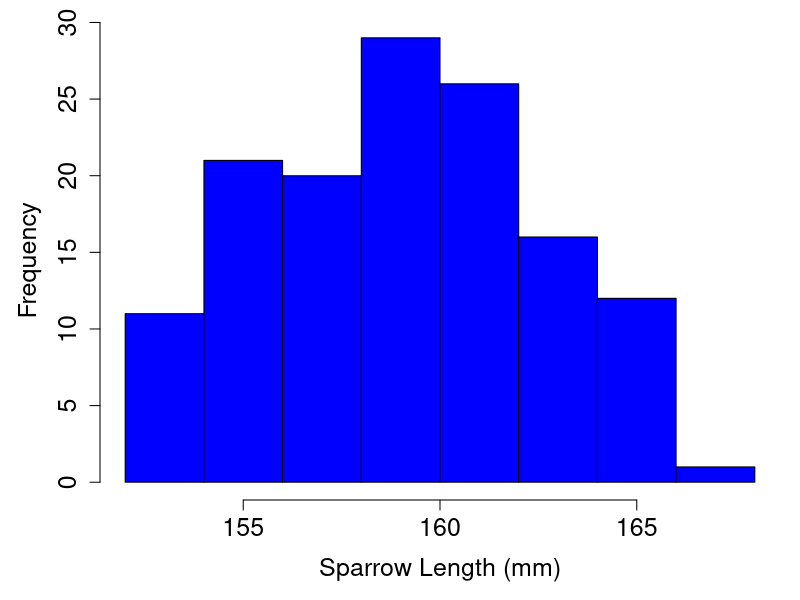

Write the R code that produced this figure. (Note: this script raises an error after producing the figure.)
## ---- chunk 1
initialise_inds <- function(N = 200){
    ID      <- matrix(data = 0, nrow = N, ncol = 30);
    ID[,1]  <- 1:N;
    ID[,2]  <- rbinom(n = N, size = 1, prob = 0.5);
    ID[,3]  <- sample(x = 1:10, size = N, replace = TRUE);
    ID[,4]  <- sample(x = 1:10, size = N, replace = TRUE);
    ID[,5]  <- rep(x = 0, times = N);
    ID[,6]  <- rep(x = -1, times = N);
    ID[,7]  <- rep(x = -1, times = N);
    ID[,8]  <- rep(x = 0, times = N);
    ID[,9]  <- rep(x = -1, times = N);
    ID[,10] <- rep(x = 0, times = N);
    return(ID);
}

initialise_Rmat <- function(ID){
    rows <- dim(ID)[1];
    Rmat <- matrix(data = 0, nrow = rows, ncol = rows);
    diag(Rmat) <- 1;
    Rmat <- cbind(ID[,1], Rmat);
    return(Rmat);
}

Rbuild <- function(Rmat, ID, Rmat_new){
    inds <- dim(ID)[1];
    for(i in 1:inds){
        if(ID[i, 6] %in% Rmat[,1] == FALSE){
            MomP <- -1;
        }else{
            MomP <- which(Rmat[,1] == ID[i, 6]);
        }
        if(ID[i, 7] %in% Rmat[,1] == FALSE){
            DadP <- -1;
        }else{
            DadP <- which(Rmat[,1] == ID[i, 7]);
        }
        # Inbreeding coefficient
        if(MomP < 0 | DadP < 0){
            Rmat_new[i, i+1] <- 1; 
        }else{
            Rmat_new[i, i+1] <- 1 + Rmat[MomP, DadP+1]; 
        }
        # Kinship coefficient
        j <- 1;
        while(j < i){
            if(ID[j, 6] %in% Rmat[,1] == FALSE){
                Om <- -1;
            }else{
                Om <- which(Rmat[,1] == ID[j, 6]);
            }
            if(ID[j, 7] %in% Rmat[,1] == FALSE){
                Od <- -1;
            }else{
                Od <- which(Rmat[,1] == ID[j, 7]);
            }
            
            if(ID[i,5] == 0 & ID[j,5] == 0){
                if(Om < 0 | MomP < 0){
                    w <- 0;
                }else{
                    if(MomP == Om){
                        w <- 0.5 * Rmat[MomP, Om + 1];
                    }else{
                        w <- Rmat[MomP, Om + 1];
                    }
                }
                if(Od < 0 | MomP < 0){
                    y <- 0;
                }else{
                    y <- Rmat[MomP, Od + 1];
                }
                if(Om < 0 | DadP < 0){
                    x <- 0;
                }else{
                    x <- Rmat[DadP, Om + 1];
                }
                if(Od < 0 | DadP < 0){
                    z <- 0;
                }else{
                    if(DadP == Od){
                        z <- 0.5 * Rmat[DadP, Od + 1];
                    }else{
                        z <- Rmat[DadP, Od + 1];
                    }
                }
            }
            rMmuP <- 0.5 * (w + y);
            rDmuP <- 0.5 * (x + z);
            rval  <- 0.5 * (rMmuP + rDmuP);
            
            Rmat_new[i, j+1] <- rval;
            Rmat_new[j, i+1] <- rval;
            j <- j + 1;
        }
    }
    
    for(i in 1:inds){
        for(j in 1:inds){
            if(ID[i, 6] == ID[j, 1]){
                if(ID[j, 6] == -1){
                    Rmat_new[i, j+1] = 0.25;
                    Rmat_new[j, i+1] = 0.25;
                }    
            }
            if(ID[i, 7] == ID[j, 1]){
                if(ID[j, 7] == -1){
                    Rmat_new[i, j+1] = 0.25;
                    Rmat_new[j, i+1] = 0.25;
                }    
            }
        }
    }
    
    return(Rmat_new);
}

mateselect <- function(ID, Rmat_new){
    fem <- ID[ID[,2] == 0 & ID[,5] == 0,];
    mal <- ID[ID[,2] == 1 & ID[,5] == 0,];
    for(i in 1:dim(fem)[1]){
        strat <- sum(fem[i,11:20]);
        vals  <- rep(0, dim(mal)[1]);
        fpos  <- which(Rmat_new[,1] == i); 
        for(j in 1:length(vals)){
            mpos    <- which(Rmat_new[,1] == j);
            kval    <- Rmat_new[i, j+1];
            vals[j] <- kval * strat;
        }
        if(strat < 0){
            weight <- 1 / (1 + (-1 * vals));
            probs  <- weight / sum(weight);
        }else{
            weight <- 1 + vals;
            probs  <- weight / sum(weight);
        }
        mate    <- sample(x = 1:dim(mal)[1], size = 1, pr = probs);
        mateID  <- mal[mate,1];
        matepos <- which(ID[,1] == mateID);
        ownID   <- fem[i, 1];
        ownpos  <- which(ID[,1] == ownID);
        ID[ownpos, 9]  <- mateID;
        ID[matepos, 9] <- ownID;
    }
    return(ID);
}

make_offspring <- function(ID, Rmat_new, nn = 6){
    start_ID <- max(ID[,1]) + 1;
    for(i in 1:dim(ID)[1]){
        if(ID[i, 2] == 0 & ID[i, 9] > 0 & ID[i, 5] == 0){
            mum    <- ID[i,];
            dadpos <- which(ID[,1] == ID[i, 9]);
            dad    <- ID[dadpos,];
            offs   <- matrix(data = 0, nrow = nn, ncol = dim(ID)[2]);
            offs[,1] <- start_ID:(start_ID+nn-1);
            start_ID <- start_ID + nn;
            offs[,2] <- rbinom(n = nn, size = 1, prob = 0.5);
            offs[,3] <- mum[3];
            offs[,4] <- mum[4];
            offs[,6] <- mum[1];
            offs[,7] <- dad[1];
            mrpos    <- which(Rmat_new[,1] == mum[1]);
            drpos    <- which(Rmat_new[,1] == dad[1]);
            offs[,8] <- Rmat_new[mrpos, drpos+1];
            offs[,11:30] <- mum[11:30];
            dum_vec  <- rbinom(n = length(offs[,11:30]), size = 1, prob = 0.5);
            dummy    <- matrix(data = dum_vec, nrow = dim(offs)[1]);
            dummy[dummy > 0] <- NA;
            
        }
    }
}

produce_offs <- function(ID, Rmat_new, nn){
    # NOTE: This toy model has unrealistic recombination between parents!
    mums  <- sum(ID[,2] == 0 & ID[, 5] == 0 & ID[, 9] != 0);
    offs  <- matrix(data = 0, nrow = mums * nn, ncol = dim(ID)[2]);
    start <- 1;
    for(i in 1:dim(ID)[1]){  # Unrealistic recombination saves some time.
        if(ID[i,2] == 0 & ID[i, 5] == 0 & ID[i, 9] != 0){
            her_off     <- matrix(data = ID[i,], nrow = nn, ncol = dim(ID)[2], 
                                  byrow = TRUE);
            her_off[,2] <- rbinom(n = nn, size = 1, prob = 0.5);
            her_off[,6] <- ID[i,1];
            her_off[,7] <- ID[i,9];
            mum_p       <- which(Rmat_new[,1] == ID[i,1]);
            dad_p       <- which(Rmat_new[,1] == ID[i,9]);
            her_off[,8] <- Rmat_new[mum_p, dad_p + 1];
            her_off[,9] <- -1;
            dad_o       <- which(ID[,1] == ID[i,9]);
            dad_overlay <- matrix(data = ID[dad_o,], nrow = nn, 
                                  ncol = dim(ID)[2], byrow = TRUE);
            to_vec      <- rbinom(n = nn*dim(ID)[2], size = 1, prob = 0.5);
            to_overlay  <- matrix(data = to_vec, nrow = nn);
            to_overlay[,1:10] <- 1;
            her_off[to_overlay < 1] <- NA;
            her_off[is.na(her_off)] <- dad_overlay[is.na(her_off)];
            offs[start:(start+(nn-1)), 1:dim(ID)[2]] <- her_off;
            start <- start + nn;
        }
    }
    max_ID   <- max(ID[,1]);
    offs[,1] <- (max_ID + 1):(max_ID + dim(offs)[1]); 
    return(offs);
}

mortality <- function(offs, beta){
    depression        <- exp(-1 * beta * offs[,8]);
    alive             <- rbinom(n = dim(offs)[1], size = 1, prob = depression);
    offs[alive < 1,5] <- -1;
    offs              <- offs[offs[,5] > -1,];
    return(offs);
}

mutation  <- function(offs, mu){
    mutations <- rbinom(n = 20*dim(offs)[1], size = 1, prob = mu);
    tot_mut   <- sum(mutations);
    mut_mat   <- matrix(data = mutations, nrow = dim(offs)[1]);
    mu_eff    <- rnorm(n = tot_mut, mean = 0, sd = 2);
    mut_mat[mut_mat > 0] <- mu_eff;
    offs[,11:30] <- offs[,11:30] + mut_mat;
    return(offs);
}

retain <- function(ID, offs){
    retainers <- rep(x = 0, times = dim(ID)[1]);
    for(i in 1:dim(ID)[1]){
        ID_num <- ID[i, 1];
        ismum  <- sum(offs[,6] == ID_num);
        isdad  <- sum(offs[,7] == ID_num);
        ispar  <- ismum + isdad;
        if(ispar < 1){
            retainers[i] <- 1;
        }
    }
    to_remove <- which(retainers == 1);
    ID <- ID[-to_remove,];
    return(ID);
}

get_stats <- function(ID){
    mean_inbr <- mean(ID[,8]);
    mean_aval <- mean(ID[,11:20]);
    sd_aval   <- sd(ID[,11:20]);
    mean_nval <- mean(ID[,21:30]);
    sd_nval   <- sd(ID[,21:30]);
    stat_vec  <- c(mean_inbr, mean_aval, sd_aval, mean_nval, sd_nval);
    return(stat_vec);
}

immigration <- function(ID, imm, IDst){
    max_ID     <- max(ID[,1]);
    immigrants <- initialise_inds(N = imm);
    avalues    <- rnorm(n = 10 * imm, mean = IDst[2], sd = IDst[3]);
    nvalues    <- rnorm(n = 10 * imm, mean = IDst[4], sd = IDst[5]);
    a_mat      <- matrix(data = avalues, nrow = imm);
    n_mat      <- matrix(data = nvalues, nrow = imm);
    immigrants[,2]     <- 1;
    immigrants[,11:20] <- a_mat;
    immigrants[,21:30] <- n_mat;
    imm_IDs            <- (max_ID + 1):(max_ID + imm);
    immigrants[,1]     <- imm_IDs;
    ID <- rbind(ID, immigrants);
    return(ID);
}

new_gen <- function(ID, Rmat, cost = 0, imm = 5, beta = 1, 
                    mu = 0.01, Kf = 100, Km = 100, nn = 6){
    N       <- dim(ID)[1];
    death   <- rep(x = 0, times = N);
    females <- sum(ID[,2] == 0 & ID[,5] <= 1);
    males   <- sum(ID[,2] == 1 & ID[,5] <= 1);
    strat   <- apply(X = ID[,11:20], MARGIN = 1, FUN = sum);
    strat_c <- abs(strat) * cost;
    strat_d <- rbinom(n = N, size = 1, prob = strat_c);
    death   <- death + strat_d;
    death   <- death + (ID[,5] > 1);
    ID[,5]  <- -1 * death;
    ID      <- ID[order(ID[,2], decreasing = FALSE),];
    ID      <- ID[order(ID[,5], decreasing = FALSE),];
    livef   <- sum(ID[,2] == 0 & ID[,5] < 2 & ID[,5] > -1);
    livem   <- sum(ID[,2] == 1 & ID[,5] < 2 & ID[,5] > -1);
    if(livef > Kf){
        rm   <- livef - Kf;
        rows <- which(ID[,2] == 0 & ID[,5] < 2 & ID[,5] > -1);
        ID[rows[1:rm],5] <- -1;
    }
    if(livem > Km){
        rm   <- livem - Km;
        rows <- which(ID[,2] == 1 & ID[,5] < 2 & ID[,5] > -1);
        ID[rows[1:rm],5] <- -1;
    }
    ID <- rbind(ID[ID[,5] >= 0,], ID[ID[,5] < 0,]);
    
    Rmat_new <- initialise_Rmat(ID);
    Rmat_new <- Rbuild(Rmat, ID, Rmat_new);
    
    ID   <- mateselect(ID, Rmat_new);
    offs <- produce_offs(ID, Rmat_new, nn);
    offs <- mortality(offs, beta);
    offs <- mutation(offs, mu);
    IDst <- get_stats(ID);
    
    lgn  <- ID[ID[,5] == 0,];
    
    ID[ID[,5] >= 0, 5] <- -1;
    
    ID <- retain(ID, offs);
    ID <- rbind(ID, offs);
    
    ID <- immigration(ID, imm, IDst);
    
    results <- list(ID = ID, Rmat = Rmat_new, stats = IDst, last_gen = lgn);
    return(results);
}

mate_connect <- function(ID){
    living     <- ID[ID[,5] == 0,];
    fem_count  <- sum(living[,2] == 0);
    mal_count  <- sum(living[,2] == 1);
    livsor     <- living[order(living[,2]),];
    livsor[,3] <- 1:dim(livsor)[1];
    pointpairs <- matrix(data = 0, nrow = dim(livsor)[1], ncol = 8);
    pointpairs[,1] <- livsor[,1];
    for(i in 1:dim(livsor)[1]){
        if(livsor[i, 2] == 0){
            femID <- livsor[i, 1];
            malID <- livsor[i, 9];
            femps <- i;
            malps <- which(livsor[,1] == malID);
            pointpairs[i, 2] <- malID;
        }
    }
    pointpairs[,3] <- 1:dim(pointpairs)[1];
    distr <- seq(from = 0, to = 2*pi, length.out = dim(pointpairs)[1]);
    for(i in 1:dim(pointpairs)[1]){
        xplace            <- 2 * cos(distr[pointpairs[i, 3]]);
        yplace            <- 2 * sin(distr[pointpairs[i, 3]]);
        pointpairs[i, 5]  <- xplace;
        pointpairs[i, 6]  <- yplace;
    }
    for(i in 1:dim(pointpairs)[1]){
        if(i <= fem_count){
            matepos           <- which(pointpairs[,1] == pointpairs[i, 2]);
            pointpairs[i, 4]  <- matepos;
            pointpairs[i, 7]  <- pointpairs[matepos, 5];
            pointpairs[i, 8]  <- pointpairs[matepos, 6];
        }
    }
    return(pointpairs);
}
## ---- chunk 2
dat <- read.csv(file = "data/Bumpus_data.csv");
## ---- chunk 3
par(mar = c(5, 5, 1, 1));
# The code below produces the right histogram
hist(x        = dat$totlen,
     main     = "",
     xlab     = "Sparrow Length (mm)",
     ylab     = "Frequency",
     cex.axis = 1.5,
     cex.lab  = 1.5,
     col      = "blue");
## ---- chunk 4
library(knitr);
kable(dat[1:10,]);
## ---- chunk 5
OffATr <- function(r, m, mmin=1, Beta=1, c=1){
    return( (1/2)*(1+r) * (1 - exp(-c*(m - mmin - Beta*r)) ));
}
# Below is fmd for analysis and plotting
OffATrd <- function(r, m, mmin=1, Beta=1, c=1){
    return(  0.5 * (1 + r) * (exp(-c * (m - mmin - Beta * r)) * c)  );
    # Also can simplify: return(  (c/2)*(1+r)*exp(-c*(m-mmin-Beta*r))  );
} # We'll need the above to find m^{*} and \gamma^{*} 
# To find m^{*}, can use the function below
findm <- function(low.guess,high.guess,rval,mmin=1,Beta=1,c=1){
  fm  <- function(m,r=rval){ 
           OffATrd(r=rval, mmin=mmin, Beta=Beta, m=m, c=c)*(0-m) + 
             OffATr(r=rval, mmin=mmin, Beta=Beta, m=m, c=c);
         }
  lg  <- fm(m=low.guess, r=rval);
  hg  <- fm(m=high.guess,r=rval);
  if(lg > 0){
    u <- low.guess;
    l <- high.guess;
  }else{
    u <- high.guess;
    l <- low.guess;
  }
  if((fm(l) > 0 & fm(u) > 0) | (fm(l) < 0 & fm(u) < 0)){
    return("Value of m is outside the range");
  }else{
    check  <- 1;
    mguess <- 0.5 * (l+u);
    i      <- 0;
    while(abs(check) > 0.000001 & i < 1000000){
        check <- fm(r=rval, m=mguess);
        if(check > 0){
          u      <- mguess;
          mguess <- 0.5*(l+mguess); 
        }else{
          l      <- mguess;
          mguess <- 0.5*(u+mguess);
        }
        i <- i+1;
    }
    return(mguess);
  }
} # Running the below returns the estimate
fmpl  <- expression(zeta[off] == frac(1,2)*(1+r)*(1-e^{(-c*(m-m[min]-beta*r))}));
inputPanel(
    
  sliderInput("rval", label = "Relatedness", width="100%",
              min = 0.0, max = 1, value = 0, step = 0.05), 
    
  sliderInput("cval", label = "PI curve", width="100%",
              min = 0.0, max = 3, value = 1, step=0.2),
  
  sliderInput("mmin", label = "Minimum m value", width="100%",
              min = 0.0, max = 2, value = 1, step = 0.1),
  
  sliderInput("Beta", label = "Inbreeding depression", 
              width="100%", min = 0.0, max = 5, value = 0, step = 0.2)
)
renderPlot({
  cc  <- as.numeric(input$cval);
  mm  <- as.numeric(input$mmin);
  bb  <- as.numeric(input$Beta);
  rr  <- as.numeric(input$rval);
  rmm <- findm(low.guess=0,high.guess=6,rval=rr,mmin=mm,Beta=bb,c=cc);
  mzt <- OffATr(r=rr, m=rmm, mmin=mm, Beta=bb, c=cc);
  rmg <- mzt / rmm;    
  PI  <- seq(from=0,to=4,by=0.01);
  All <- OffATr(r=rr, m=PI, mmin=mm, Beta=bb, c=cc);
  par(mar=c(5,5,2,2));
  plot(PI,All,type="l",lwd=4,ylim=c(0,1),
     xlab=expression(paste("Parental investment (",italic(m),")")),
     ylab=expression(paste("IBD alleles in offspring (",zeta[off],")")),
     cex.lab=1.5,cex.axis=1.5);
  abline(h=0,lty="dotted",lwd=0.8);
  abline(a=0,b=rmg,lty="solid", lwd=2,col="blue");
  arrows(x0=rmm,y0=mzt/2,x1=rmm,y1=0,length = 0.15,angle=30,code=2,lwd=3,col="blue");
  text(x=1,y=0.8,labels=fmpl,cex=2);
  text(x=rmm,y=0.5*mzt+0.07,labels=expression(paste(italic(m)^"*")),col="blue",cex=2);
  text(x=0.5,y=rmg*0.5+0.07,labels=expression(paste(italic(gamma^"*"))),
       srt=rmg,cex=2,col="blue");
})
## ---- chunk 6
inputPanel(
  sliderInput("Imm", label = "Immigrants", width="100%",
              min = 0.0, max = 10, value = 0, step = 1), 
  sliderInput("ID", label = "Inbreeding Depression", width="100%",
              min = 0.0, max = 10, value = 0, step = 0.5), 
  sliderInput("cost", label = "Strategy Cost", width="100%",
              min = 0.0, max = 0.1, value = 0, step = 0.01), 
  sliderInput("mu", label = "Mutation Rate", width="100%",
              min = 0.0, max = 0.1, value = 0, step = 0.01), 
  actionButton("mate", "New Generation"),
  actionButton("reset", "Reset")
)

gen     <- reactiveValues();
iter    <- reactiveValues();
mtt     <- reactiveValues();

gen$dat  <- list(ID = NULL, Rmat = NULL, lgn = NULL);
iter$all <- 0;
iter$nue <- 0;
iter$kva <- 0;
iter$mkv <- 0;
mtt$dat  <- NULL;

Ds    <- observeEvent(input$mate, {
        if( is.null(gen$dat$ID) == TRUE | is.null(gen$dat$ID) == TRUE){
            gen$dat$ID   <- initialise_inds(N = 80);
            gen$dat$Rmat <- initialise_Rmat(gen$dat$ID);
        }else{
            gen$dat  <- new_gen(ID = gen$dat$ID, Rmat = gen$dat$Rmat, 
                                Kf = 40, Km = 40, beta = input$ID, 
                                imm = input$Imm, cost = input$cost, 
                                mu = input$mu);
            iter$all <- c(iter$all, mean(gen$dat$ID[,11:20]));
            iter$nue <- c(iter$nue, mean(gen$dat$ID[,21:30]));
            kvalues  <- gen$dat$Rmat;
            kvalues  <- kvalues[,-1];
            if(dim(kvalues)[1] > 80){
                kvalues <- kvalues[1:80, 1:80];
            }
            diag(kvalues) <- NA ;#diag(kvalues) * 0.5;
            iter$kva <- kvalues;
            iter$mkv <- c(iter$mkv, mean(kvalues, na.rm = TRUE));
            mtID     <- gen$dat$last_gen;
            mtt$dat  <- mate_connect(mtID);
        }
})

rs    <- observeEvent(input$reset, {
       gen$dat <- list(ID = NULL, Rmat = NULL);
       iter$all <- 0;
       iter$nue <- 0;
       iter$kva <- 0;
       iter$mkv <- 0;
})

renderPlot({
  par(bg = 'transparent');
  malle <- iter$all;
  mneut <- iter$nue
  mkval <- iter$mkv
  gens  <- 1:length(iter$all);
  if(length(gens) < 6){
      par(mfrow = c(1, 2));
      if(length(gens) > 1){
          dat <- mtt$dat;
          femrow <- 1:sum(dat[,2] > 0);
          malrow <- (sum(dat[,2] > 0) + 1):dim(dat)[1];
          plot(x = dat[, 5], y = dat[, 6], pch = 15, col = "blue", cex = 1.25,
               xlim = c(-2, 2), ylim = c(-2, 2), xaxt = "n", yaxt = "n", xlab = "",
               ylab = "", type = "n", bty = "n");
          text(x = -2, y = -2, pos = 4, col = "red", labels = "Males", cex = 1.75);
          text(x = -2, y =  2, pos = 4, col = "blue", labels = "Females", cex = 1.75);
          arrows(x0 = dat[femrow,5], x1 = dat[femrow,7], y0 = dat[femrow,6], 
              y1 = dat[femrow,8], length = 0, lwd = 2);
          points(x = dat[femrow, 5], y = dat[femrow, 6], pch = 15, col = "blue", cex = 1.25);
          points(x = dat[malrow, 5], y = dat[malrow, 6], pch = 16, col = "red", cex = 1.25);
          plot(x = 0:5, y = 0:5, type = "n", ylim = c(0, 1), cex.axis = 1.5,
               cex.lab = 1.5, xlab = "Generation", ylab = "Mean Kinship", 
               bg = "transparent");
          points(x = gens, y = mkval, pch = 20, cex = 1.5, type = "b",
                 lwd = 2, col = "black");
      }else{
          plot.new();
      }
  }else{
      par(mfrow = c(1, 2));
      dat <- mtt$dat;
      femrow <- 1:sum(dat[,2] > 0);
      malrow <- (sum(dat[,2] > 0) + 1):dim(dat)[1];
      plot(x = dat[, 5], y = dat[, 6], pch = 15, col = "blue", cex = 1.25,
           xlim = c(-2, 2), ylim = c(-2, 2), xaxt = "n", yaxt = "n", xlab = "",
           ylab = "", type = "n", bty = "n");
           arrows(x0 = dat[femrow,5], x1 = dat[femrow,7], y0 = dat[femrow,6], 
           y1 = dat[femrow,8], length = 0, lwd = 2);
      text(x = -2, y = -2, pos = 4, col = "red", labels = "Males", cex = 1.75);
      text(x = -2, y =  2, pos = 4, col = "blue", labels = "Females", cex = 1.75);
      points(x = dat[femrow, 5], y = dat[femrow, 6], pch = 15, col = "blue", cex = 1.25);
      points(x = dat[malrow, 5], y = dat[malrow, 6], pch = 15, col = "red", cex = 1.25);
      x0 <- length(gens) - 5;
      x1 <- length(gens) + 0;
      plot(x = x0:x1, y = 0:5, type = "n", ylim = c(0, 1), cex.axis = 1.5,
           cex.lab = 1.5, xlab = "Generation", ylab = "Mean Kinship", 
           bg = "transparent");
      points(x = gens, y = mkval, pch = 20, cex = 1.5, type = "b",
                 lwd = 2, col = "black");
  }
})
## ---- chunk 7
inputPanel(
  sliderInput("Imm3", label = "Immigrants", width="100%",
              min = 0.0, max = 10, value = 0, step = 1), 
  sliderInput("ID3", label = "Inbreeding Depression", width="100%",
              min = 0.0, max = 10, value = 0, step = 0.5), 
  sliderInput("cost3", label = "Strategy Cost", width="100%",
              min = 0.0, max = 0.1, value = 0, step = 0.01), 
  sliderInput("mu3", label = "Mutation Rate", width="100%",
              min = 0.0, max = 0.1, value = 0, step = 0.01), 
  actionButton("mate3", "New Generation"),
  actionButton("reset3", "Reset")
)

gen     <- reactiveValues();
iter    <- reactiveValues();

gen$dat  <- list(ID = NULL, Rmat = NULL);
iter$all <- 0;
iter$nue <- 0;
iter$kva <- 0;
iter$mkv <- 0;

Ds    <- observeEvent(input$mate3, {
        if( is.null(gen$dat$ID) == TRUE | is.null(gen$dat$ID) == TRUE){
            gen$dat$ID   <- initialise_inds(N = 80);
            gen$dat$Rmat <- initialise_Rmat(gen$dat$ID);
        }else{
            gen$dat  <- new_gen(ID = gen$dat$ID, Rmat = gen$dat$Rmat, 
                                Kf = 40, Km = 40, beta = input$ID3, 
                                imm = input$Imm3, cost = input$cost3, 
                                mu = input$mu3);
            iter$all <- c(iter$all, mean(gen$dat$ID[,11:20]));
            iter$nue <- c(iter$nue, mean(gen$dat$ID[,21:30]));
            kvalues  <- gen$dat$Rmat;
            kvalues  <- kvalues[,-1];
            if(dim(kvalues)[1] > 80){
                kvalues <- kvalues[1:80, 1:80];
            }
            diag(kvalues) <- NA ;#diag(kvalues) * 0.5;
            iter$kva <- kvalues;
            iter$mkv <- c(iter$mkv, mean(kvalues, na.rm = TRUE));
        }
})

rs    <- observeEvent(input$reset3, {
       gen$dat <- list(ID = NULL, Rmat = NULL);
       iter$all <- 0;
       iter$nue <- 0;
       iter$kva <- 0;
       iter$mkv <- 0;
})

renderPlot({
  par(bg = 'transparent');
  malle <- iter$all;
  mneut <- iter$nue
  mkval <- iter$mkv
  gens  <- 1:length(iter$all);
  if(length(gens) < 6){
      par(mfrow = c(1, 2));
      if(length(gens) > 0){
          par(mar = c(7, 5, 5, 5));
          hist(iter$kva, xlim = c(0, 1), ylim = c(0, 20), freq = FALSE, col = "black",
               yaxt = "n", ylab = "", main = "", xlab = "", 
               breaks = seq(from = 0, to = 1, by = 0.05), cex.axis = 1.5);
          title(xlab = "Kinship (k)", line = 4, cex.axis = 1.5, cex.lab = 1.5);
          box(lwd = 3);
          plot(x = 0:5, y = 0:5, type = "n", ylim = c(0, 1), cex.axis = 1.5,
               cex.lab = 1.5, xlab = "Generation", ylab = "Mean Kinship", 
               bg = "transparent");
          points(x = gens, y = mkval, pch = 20, cex = 1.5, type = "b",
                 lwd = 2, col = "black");
      }else{
          plot.new();
      }
  }else{
      x0 <- length(gens) - 5;
      x1 <- length(gens) + 0;
      par(mfrow = c(1, 2), mar = c(7, 5, 5, 5));
      hist(iter$kva, xlim = c(0, 1), ylim = c(0, 20), freq = FALSE, col = "black",
           yaxt = "n", ylab = "", main = "", xlab = "", 
           breaks = seq(from = 0, to = 1, by = 0.05), cex.axis = 1.5);
      title(xlab = "Kinship (k)", line = 4, cex.axis = 1.5, cex.lab = 1.5);
      box(lwd = 3);
      plot(x = x0:x1, y = 0:5, type = "n", ylim = c(0, 1), cex.axis = 1.5,
           cex.lab = 1.5, xlab = "Generation", ylab = "Mean Kinship", 
           bg = "transparent");
      points(x = gens, y = mkval, pch = 20, cex = 1.5, type = "b",
                 lwd = 2, col = "black");
  }
})
## ---- chunk 8
renderPlot({
  par(bg = 'transparent');
  malle <- iter$all;
  mneut <- iter$nue
  mkval <- iter$mkv
  gens  <- 1:length(iter$all);
  par(mar = c(7, 5, 5, 5));
  hist(iter$kva, xlim = c(0, 1), ylim = c(0, 20), freq = FALSE, col = "black",
        yaxt = "n", ylab = "", main = "", xlab = "", 
        breaks = seq(from = 0, to = 1, by = 0.05), cex.axis = 1.5);
  title(xlab = "Kinship (k)", line = 4, cex.axis = 1.5, cex.lab = 1.5);
  box(lwd = 3);
})
## ---- chunk 9
inputPanel(
  sliderInput("Imm2", label = "Immigrants", width="100%",
              min = 0.0, max = 10, value = 2, step = 1), 
  sliderInput("ID2", label = "Inbreeding Depression", width="100%",
              min = 0.0, max = 10, value = 8, step = 0.5), 
  sliderInput("cost2", label = "Strategy Cost", width="100%",
              min = 0.0, max = 0.1, value = 0, step = 0.01), 
  sliderInput("mu2", label = "Mutation Rate", width="100%",
              min = 0.0, max = 0.1, value = 0, step = 0.01), 
  actionButton("mate2", "New Generation"),
  actionButton("reset2", "Reset")
)

gen     <- reactiveValues();
iter    <- reactiveValues();

gen$dat  <- list(ID = NULL, Rmat = NULL);
iter$all <- 0;
iter$nue <- 0;
iter$kva <- 0;
iter$mkv <- 0;

Ds    <- observeEvent(input$mate2, {
        if( is.null(gen$dat$ID) == TRUE | is.null(gen$dat$ID) == TRUE){
            gen$dat$ID   <- initialise_inds(N = 80);
            gen$dat$Rmat <- initialise_Rmat(gen$dat$ID);
        }else{
            gen$dat  <- new_gen(ID = gen$dat$ID, Rmat = gen$dat$Rmat, 
                                Kf = 40, Km = 40, beta = input$ID2, 
                                imm = input$Imm2, cost = input$cost2, 
                                mu = input$mu2);
            iter$all <- c(iter$all, mean(gen$dat$ID[,11:20]));
            iter$nue <- c(iter$nue, mean(gen$dat$ID[,21:30]));
            kvalues  <- gen$dat$Rmat;
            kvalues  <- kvalues[,-1];
            if(dim(kvalues)[1] > 80){
                kvalues <- kvalues[1:80, 1:80];
            }
            diag(kvalues) <- NA ;#diag(kvalues) * 0.5;
            iter$kva <- kvalues;
            iter$mkv <- c(iter$mkv, mean(kvalues, na.rm = TRUE));
        }
})

rs    <- observeEvent(input$reset2, {
       gen$dat <- list(ID = NULL, Rmat = NULL);
       iter$all <- 0;
       iter$nue <- 0;
       iter$kva <- 0;
       iter$mkv <- 0;
})

renderPlot({
  par(bg = 'transparent');
  malle <- iter$all;
  mneut <- iter$nue
  gens  <- 1:length(iter$all);
  if(length(gens) < 6){
      par(mfrow = c(1, 2));
      plot(x = 0:5, y = 0:5, type = "n", ylim = c(-1, 1), cex.axis = 1.5,
           cex.lab = 1.5, xlab = "Generation", ylab = "Inbreeding strategy", 
           bg = "transparent");
      abline(h = 0, lty = "dotted", lwd = 0.8);
      polygon(x=c(-0.125, 2.65, 2.65, -0.125), y=c(0.825, 0.825, 1.1, 1.1), 
              border=NA, col="black");
      polygon(x=c(-0.125, 2.65, 2.65, -0.125), y=c(-0.825, -0.825, -1.1, -1.1), 
              border=NA, col="black");
      abline(v = -0.125, lwd = 4);
      text(x = 0, y = 0.95, labels = "Inbreeding Preference", cex = 1.5, 
           col = "white", pos = 4);
      text(x = 0, y = -0.95, labels = "Inbreeding Avoidance", cex = 1.5, 
           col = "white", pos = 4);
      if(length(gens) > 0){
          points(x = gens, y = malle, pch = 20, cex = 1.5, type = "b",
                 lwd = 2, col = "black");
          par(mar = c(7, 5, 5, 5));
          hist(iter$kva, xlim = c(0, 1), ylim = c(0, 20), freq = FALSE, col = "black",
               yaxt = "n", ylab = "", main = "", xlab = "", 
               breaks = seq(from = 0, to = 1, by = 0.05), cex.axis = 1.5);
          title(xlab = "Kinship (k)", line = 4, cex.axis = 1.5, cex.lab = 1.5);
          box(lwd = 3);
      }
  }else{
      x0 <- length(gens) - 5;
      x1 <- length(gens) + 0;
      par(mfrow = c(1, 2));
      plot(x = x0:x1, y = 0:5, type = "n", ylim = c(-1, 1), cex.axis = 1.5,
           cex.lab = 1.5, xlab = "Generation", ylab = "Inbreeding strategy", 
           bg = "transparent");
      abline(h = 0, lty = "dotted", lwd = 0.8);
      polygon(x=c(x0-0.125, x0+2.65, x0+2.65, x0-0.125), 
              y=c(0.825, 0.825, 1.1, 1.1), border=NA, col="black");
      polygon(x=c(x0-0.125, x0+2.65, x0+2.65, x0-0.125), 
              y=c(-0.825, -0.825, -1.1, -1.1), border=NA, col="black");
      abline(v = x0-0.125, lwd = 4);
      text(x = x0, y = 0.95, labels = "Inbreeding Preference", cex = 1.5, 
           col = "white", pos = 4);
      text(x = x0, y = -0.95, labels = "Inbreeding Avoidance", cex = 1.5, 
           col = "white", pos = 4);
      points(x = gens, y = malle, pch = 20, cex = 1.5, type = "b",
                 lwd = 2, col = "black");
      par(mar = c(7, 5, 5, 5));
      hist(iter$kva, xlim = c(0, 1), ylim = c(0, 20), freq = FALSE, col = "black",
           yaxt = "n", ylab = "", main = "", xlab = "", 
           breaks = seq(from = 0, to = 1, by = 0.05), cex.axis = 1.5);
      title(xlab = "Kinship (k)", line = 4, cex.axis = 1.5, cex.lab = 1.5);
      box(lwd = 3);
  }
})
## ---- chunk 10
    knitr::opts_chunk$set(echo = TRUE)
